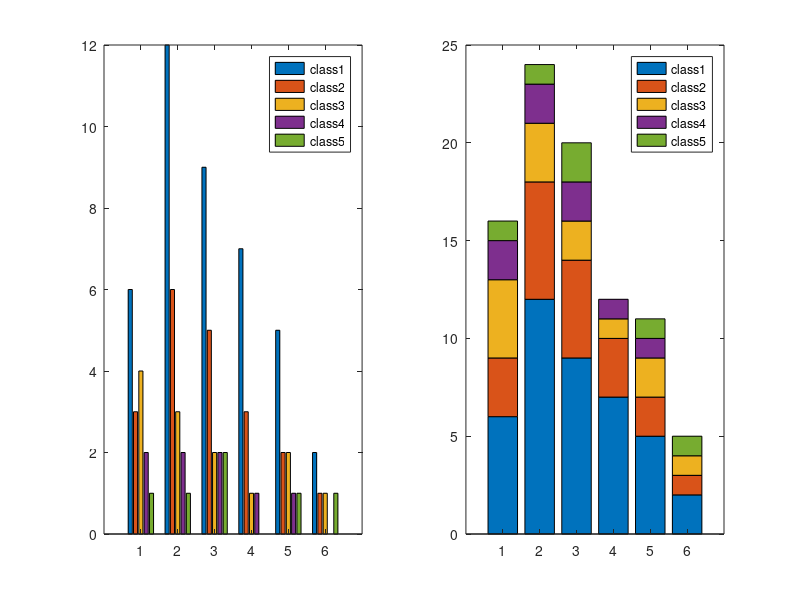

MATLAB code for this plot: (Note: this script raises an error after producing the figure.)
% froot=get(0);
% fsize=froot.ScreenSize;
% fig=figure();
% fig.Position=[fsize(3)/7,fsize(4)/7,fsize(3)*4/7,fsize(4)*2.5/7];

y=[6 3 4 2 1;12 6 3 2 1;9 5 2 2 2;7 3 1 1 0;5 2 2 1 1;2 1 1 0 1;];
ax1=subplot(1,2,1);
bar(y)
legend('class1','class2','class3','class4','class5')

ax2=subplot(1,2,2);
bar(y,'stacked')
legend('class1','class2','class3','class4','class5')
% exportgraphics(fig,'_demo_1.png')

pause(0.5)
ggThemeBar(ax1,'dust');
ggThemeBar(ax2,'dust');
% exportgraphics(fig,'_demo_1_1.png')